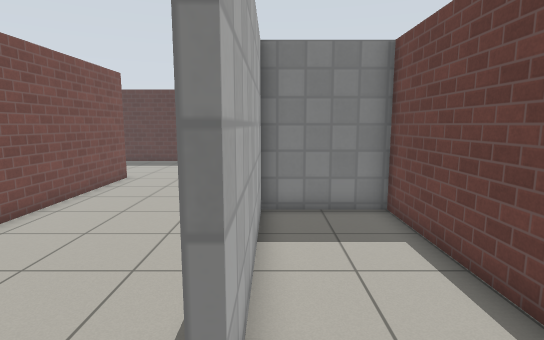
view 1 (above)

16 first-person views from a walk through a world built for the Gazebo simulator. The camera is 1.3 m above the floor, tilts 8° down and sees 80° across. The floor is counted in squares, 0.5 m on a side. Each view is taken from the middle of a square. On the plan, view 1 faces up. The plan holds only what a view shows up to about 20 squares ahead; the rest is blank. Simple patterns stand in for the simulator's built-in surfaces.

view 2
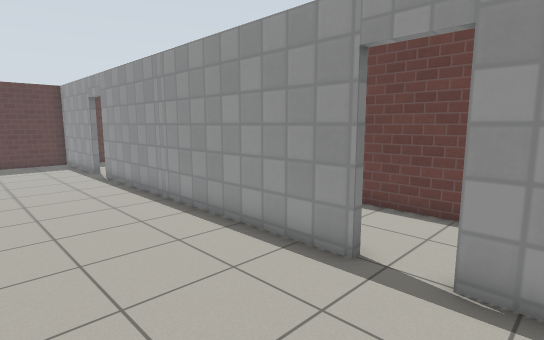

view 3
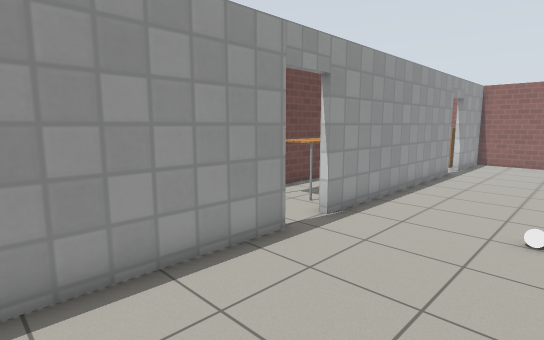

view 4
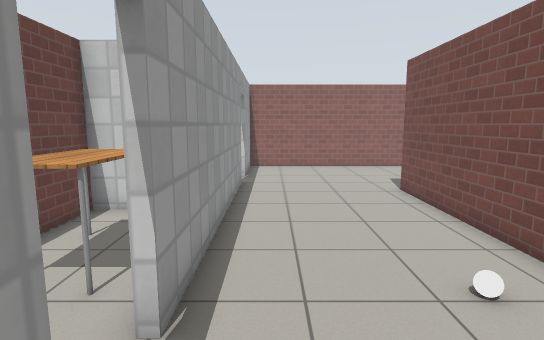

view 5
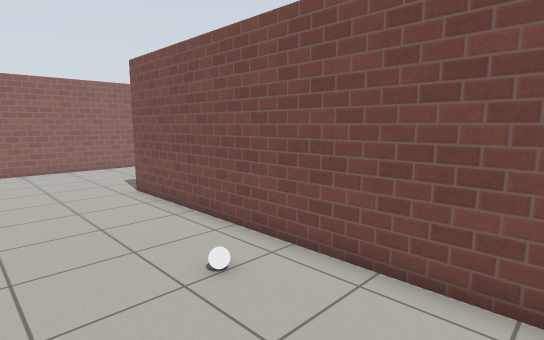

view 6
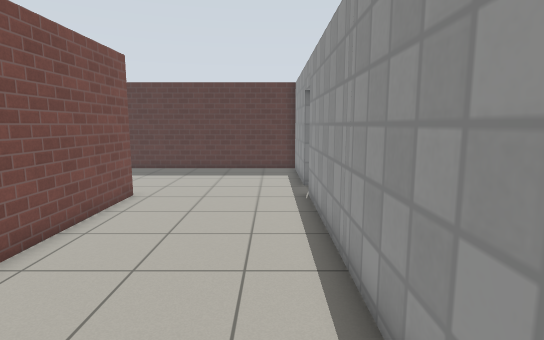

view 7
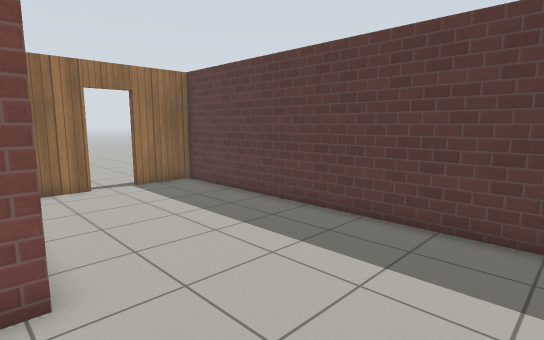

view 8
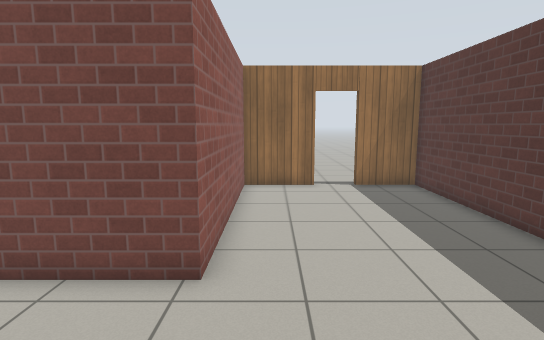

view 9
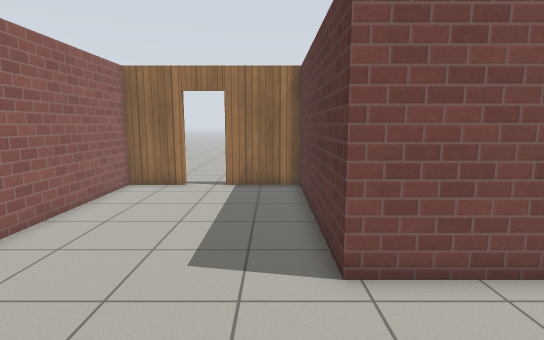

view 10
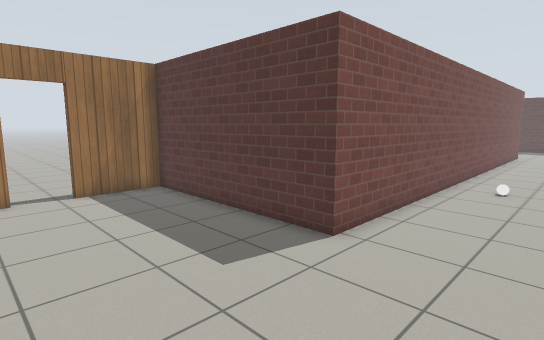

view 11
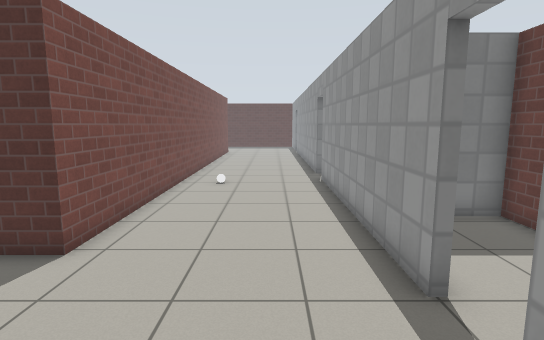

view 12
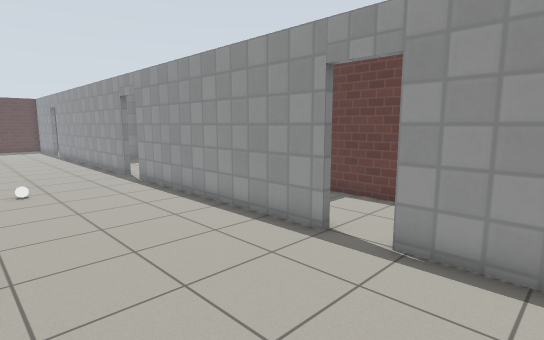

view 13
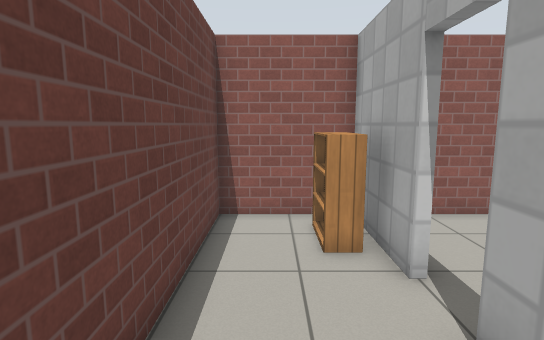

view 14
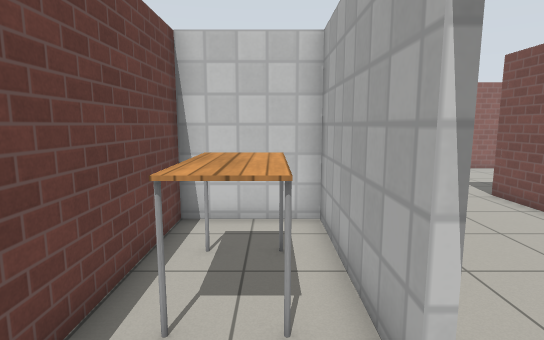

view 15
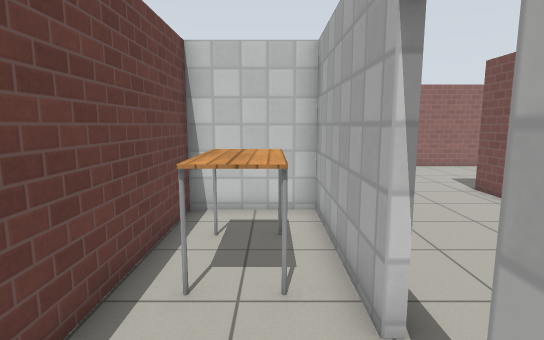

view 16
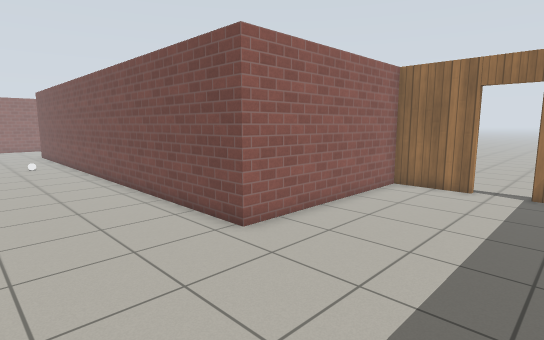

### Floor plan
Points are (right, up) in squares from view 1. A wall is a line through its corners. A room is listed if a view was taken in it or the views show most of it. See-through windows are left out.
Room 1 (views 1, 14, 15)
walls: (-0.3, 0.4) (-0.3, -5.7) (3.5, -5.7) (3.5, 9.7) (-0.3, 9.7) (-0.3, 2.2)
ways out: open door at (-0.5, 1.5) to room 2
objects: table (1, -3) to (2, -1)
Room 2 (views 2, 3, 4, 5, 6, 7, 8, 9, 10, 11, 12, 16)
walls: (-0.6, 2.2) (-0.6, 16); (-0.6, -10.4) (-0.6, 0.4); (-0.6, 17.6) (-0.6, 23.2) (-15.9, 23.2) (-15.9, 20.6); (-15.9, 18.8) (-15.9, 15.8) (-7.2, 15.8) (-7.2, -8.8) (-15.9, -8.8) (-15.9, -12); (-15.9, -13.8) (-15.9, -16.2) (-0.6, -16.2); (-0.6, -15.8) (-0.6, -12.2)
ways out: open door at (-0.5, 1.5) to room 1; opening at (-1, -15) to room 3; open door at (-0.5, -11.5) to room 3; open door at (-16, -12.5); open door at (-16, 19.5); open door at (-0.5, 16.5)
objects: white ball (-5, -1)
Room 3 (view 13)
walls: (-0.3, -12.2) (-0.3, -13.2); (-0.3, -9.5) (-0.3, -10.4); (-0.3, -15.4) (-0.3, -16.2) (3.5, -16.2) (3.5, -6) (2.1, -6)
ways out: opening at (-1, -15) to room 2; open door at (-0.5, -11.5) to room 2
objects: bookshelf (0, -15) to (1, -14)

Positions as (right, up) in squares from view 1, and headings:
1: (0, 0), facing up
2: (-6, -1), facing up-right
3: (-6, 8), facing down-right
4: (-2, 4), facing down
5: (-2, 4), facing down-left
6: (-2, 4), facing up
7: (-2, 15), facing up-left
8: (-2, 17), facing left
9: (-2, -10), facing left
10: (-3, -15), facing up-left
11: (-3, -15), facing up
12: (-7, -15), facing up-right
13: (2, -7), facing down
14: (1, 3), facing down
15: (1, 4), facing down
16: (-2, 22), facing down-left
